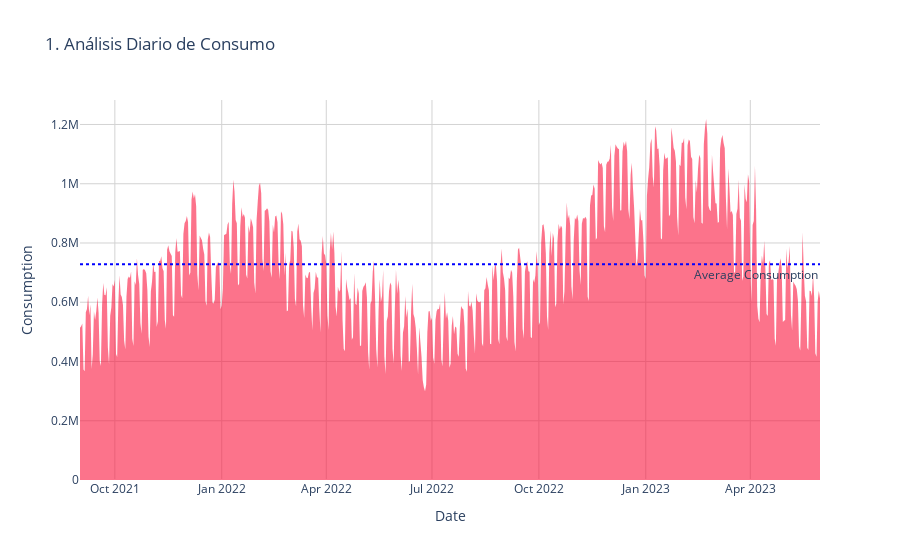

The code cell stored with this chart in its notebook:
### Markdown cell above
## 5. Análisis de consumo vs producción

### Code cell
# Convertir a tipo datetime
train['datetime'] = pd.to_datetime(train['datetime'])

# Filtrar solo las filas de consumo
consumption_data = train[train['is_consumption'] == 1]

# Resumir datos de consumo por día
dailyCons = consumption_data.resample('D', on='datetime').sum()

# Calcular el consumo promedio diario
meanConsumption = dailyCons['target'].mean()

# Crear la gráfica de área
fig = go.Figure()

# Añadir la traza de área para el consumo diario
fig.add_trace(go.Scatter(
    x=dailyCons.index, y=dailyCons['target'],
    fill='tozeroy',
    mode='none',  # Ocultar las líneas
    name='Daily Consumption',
    fillcolor='rgba(250, 22, 63, 0.6)'  # Color del área con transparencia
))

# Añadir la línea horizontal indicando el consumo promedio
fig.add_hline(y=meanConsumption, line_dash="dot",
              annotation_text="Average Consumption",
              annotation_position="bottom right",
              line=dict(color='blue', width=2))

# Personalizar la apariencia de la gráfica
fig.update_layout(
    title='1. Análisis Diario de Consumo',
    xaxis_title='Date',
    yaxis_title='Consumption',
    plot_bgcolor='rgba(0,0,0,0)',  # Fondo transparente
    yaxis=dict(
        gridcolor='lightgrey'  # Color de las líneas de la cuadrícula
    ),
    xaxis=dict(
        gridcolor='lightgrey'  # Color de las líneas de la cuadrícula
    )
)

# Mostrar la gráfica
fig.show()

### Figure 1 — Plotly figure (JSON) as saved in the notebook; plotly's stock layout.template omitted (floating-point values rounded to 4 significant figures; data arrays with more than 128 entries replaced by an {"elided": "..."} marker saying what was removed)
{"data": [{"fill": "tozeroy", "fillcolor": "rgba(250, 22, 63, 0.6)", "mode": "none", "name": "Daily Consumption", "type": "scatter", "x": {"elided": "638 str values"}, "y": {"elided": "638 float values"}}], "layout": {"annotations": [{"showarrow": false, "text": "Average Consumption", "x": 1, "xanchor": "right", "xref": "x domain", "y": 728500.0, "yanchor": "top", "yref": "y"}], "plot_bgcolor": "rgba(0,0,0,0)", "shapes": [{"line": {"color": "blue", "dash": "dot", "width": 2}, "type": "line", "x0": 0, "x1": 1, "xref": "x domain", "y0": 728500.0, "y1": 728500.0, "yref": "y"}], "title": {"text": "1. Análisis Diario de Consumo"}, "xaxis": {"gridcolor": "lightgrey", "title": {"text": "Date"}}, "yaxis": {"gridcolor": "lightgrey", "title": {"text": "Consumption"}}}}
